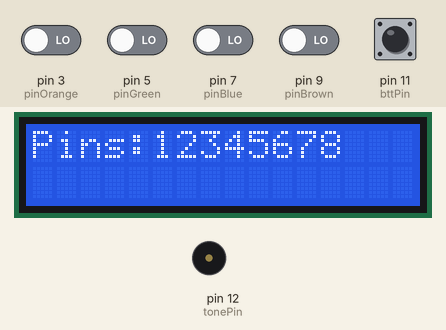
Simulated run of this sketch. Board: Arduino Uno, built with avr-gcc and run on an emulated ATmega328P. Shown: 16×2 character LCD, buzzer (waves = sounding). The test bench sets the inputs (shaded band); at power-on: pin 11 (bttPin) HIGH, pin 3 (pinOrange), pin 5 (pinGreen), pin 7 (pinBlue), pin 9 (pinBrown) LOW.

Above: at 5.3 s.
5.4 s: pin 11 (bttPin) pulled LOW for 0.15 s
At 6.1 s:
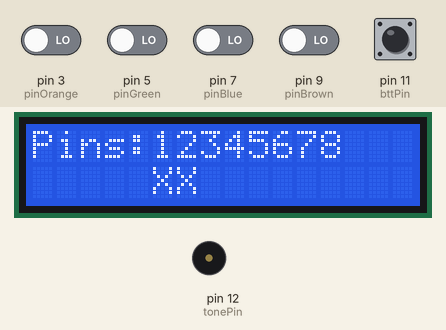
At 8.7 s:
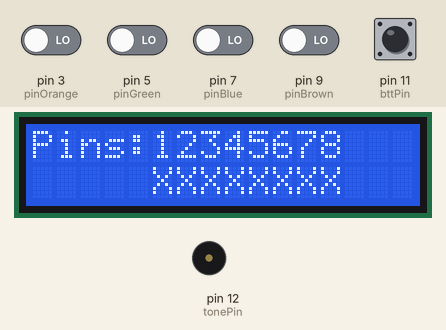
Timing chart, 0 to 10.2 s (numbered marks = the images above; inputs shaded):
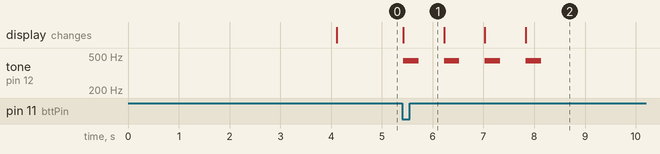

Measured:
- after the input at 5.4 s, tone on pin 12 (tonePin): alternates 440 Hz for 0.30 s and silent for 0.50 s, 8 changes in all, then stays silent, starting at once; the display: changes at once (image 1)

The sketch:

is21rj45tester.ino
```cpp
#include <LiquidCrystal_I2C.h>

int pinOrange  = 3;
int pinWOrange = 2;
int pinGreen   = 5;
int pinWGreen  = 4;
int pinBlue    = 7;
int pinWBlue   = 6;
int pinBrown   = 9;
int pinWBrown  = 8;

int tonePin = 12;
int bttPin  = 11;

int pins[] = {
             pinWOrange,
             pinWGreen,
             pinWBlue,
             pinWBrown,
             pinOrange,
             pinGreen,
             pinBlue,
             pinBrown
};


String textStartscreen[2] = {"LAN tester v3.0","IS-21|2022|O.D."};
String textFirstLine = "Pins:12345678";
String textSecondLine = "";

LiquidCrystal_I2C lcd(0x27, 16, 2);

void setup() {
  startscreen();

  Serial.begin(9600);

  pinMode(bttPin, INPUT_PULLUP);
  pinMode(tonePin, OUTPUT);

  endStartscreen();
}

void loop() {

    if(digitalRead(bttPin)){
      while(true){
        if(!digitalRead(bttPin)){
           break;
        }
    }

    clearLcd();

    for(int i = 0; i < 4; i++){
      beginWrite(pins[i]);

      if(digitalRead(pins[i+4])){
          writeLcd(pins[i],String(pins[i+4]-1, DEC));
          writeLcd(pins[i]-1,String(pins[i+4]-2, DEC));
          beep(3440,30);
      }
      else{
          writeLcd(pins[i],"X");
          writeLcd(pins[i]-1,"X");
          beep(440,300);
      }

      endingWrite(pins[i]);
      delay(500);
    }
  }
}

//int testOthersPins(int ignorePin){
//  for(int i = 0; i < sizeof(pins); i++){
//     if(pins[i] != ignorePin){
//      if(digitalRead(pins[i])){
//        return i;
//      }
//     }
//  }
//  return false;
//}


// Startscreen {
void startscreen(){
  lcd.begin();
  lcd.backlight();
  lcd.home();

  lcd.print(textStartscreen[0]);
  lcd.setCursor(0,1);
  lcd.print(textStartscreen[1]);
}

void endStartscreen(){
  delay(4000);
  clearLcd();
}
// } Startscreen


// Write LCD {
void endingWrite(int pin){
  pinMode(pin, INPUT);
  digitalWrite(pin, LOW);
}
void beginWrite(int pin){
  pinMode(pin, OUTPUT);
  digitalWrite(pin, HIGH);
}
// } Write LCD


// LCD {
void clearLcd(){
  lcd.clear();
  lcd.home();
  lcd.print(textFirstLine);
}

void writeLcd(int x1, String ch){
  int position = 4+x1;
  lcd.setCursor(position,1);
  lcd.print(ch);
}
// } LCD


void beep(int h, int dly){
  tone(tonePin,h);
  delay(dly);
  noTone(tonePin);
}


void led(int n, int speed){
  digitalWrite(n, HIGH);
  delay(speed);
  digitalWrite(n, LOW);
  delay(speed/2);
}
```
